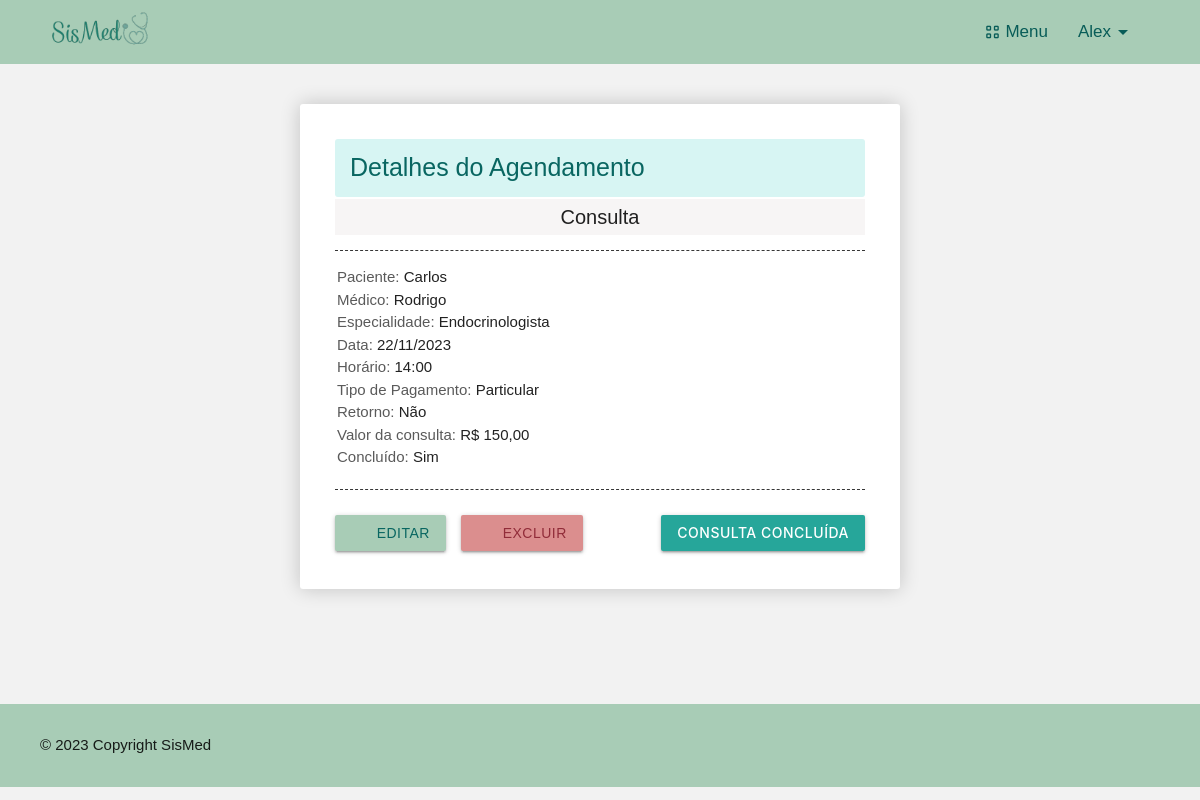
The page /detalhes/agendamento/4 (signed in) on the database its author committed.
### cadastros/models.py (models this page shows, shortened)
class Agendamento(models.Model):
    tipo_agendamento = models.CharField(max_length=12, default='Consulta', choices=tipo_agendamento_opcoes, verbose_name='Tipo de agendamento')
    procedimento = models.CharField(max_length=50, null=True, blank=True)
    data = models.DateField(null=True)
    horario = models.TimeField(null=True, verbose_name='Horário')
    paciente = models.ForeignKey(Paciente, on_delete=models.PROTECT)
    medico = models.ForeignKey(Medico, on_delete=models.PROTECT)
    tipo_pagamento = models.CharField(max_length=10, default='Particular', choices=tipo_pagamento_opcoes, verbose_name='Tipo de pagamento')
    retorno = models.BooleanField(default=False, choices=boolean_opcoes)
    valor = models.DecimalField(max_digits=8, decimal_places=2, verbose_name='Valor')
    concluido = models.BooleanField(default=False, null=True)

class Paciente(models.Model):
    nome_completo = models.CharField(max_length=100, verbose_name='Nome Completo')
    data_nascimento = models.DateField(verbose_name='Data de Nascimento')
    rg = models.CharField(max_length=13, verbose_name='RG', unique=True)
    cpf = models.CharField(max_length=14, verbose_name='CPF', unique=True)
    sexo = models.CharField(max_length=1, choices=sexo_opcoes, null=True)
    endereco = models.OneToOneField(Endereco, null=True, on_delete=models.PROTECT)
    telefone = models.CharField(max_length=15)
    email = models.CharField(max_length=50)
    data_cadastro = models.DateField(verbose_name='Data de Cadastro')
    informacoes_medicas = models.TextField(verbose_name='Informações Médicas')
    foto =  models.ImageField(upload_to='fotos_pacientes', blank=True, null=True)
    def __str__(self):
        return f'{self.nome_completo}'
    """def __str__(self):
        return f'{self.nome_completo} {self.data_nascimento} {self.rg} {self.cpf} {self.endereco} {self.telefone} {self.email} {self.data_cadastro} {self.informacoes_medicas}'"""

class Medico(models.Model):
    nome_completo = models.CharField(max_length=100, verbose_name='Nome Completo')
    data_nascimento = models.DateField(verbose_name='Data de Nascimento')
    rg = models.CharField(max_length=13, verbose_name='RG', unique=True)
    cpf = models.CharField(max_length=14, verbose_name='CPF', unique=True)
    crm = models.CharField(null=True, max_length=14, verbose_name='CRM', unique=True)
    sexo = models.CharField(max_length=1, choices=sexo_opcoes, null=True)
    endereco = models.OneToOneField(Endereco, null=True, on_delete=models.PROTECT)
    telefone = models.CharField(max_length=15, unique=True)
    email = models.CharField(max_length=50, unique=True)
    data_cadastro = models.DateField(verbose_name='Data de Cadastro')
    especialidade = models.ForeignKey(Especialidade, on_delete=models.PROTECT)
    foto =  models.ImageField(upload_to='fotos_medicos', blank=True, null=True)
    usuario = models.OneToOneField(User, null=True, on_delete=models.DO_NOTHING)
    def __str__(self):
        return f'{self.nome_completo} - {self.especialidade}'
    """def __str__(self):
        return f'{self.nome_completo} {self.data_nascimento} {self.rg} {self.cpf} {self.crm} {self.endereco} {self.telefone} {self.email} {self.data_cadastro} {self.especialidade}'"""

class Especialidade(models.Model):
    especialidade = models.CharField(max_length=30, unique=True)
    valor_consulta = models.DecimalField(max_digits=8, decimal_places=2, null=True)

### paginas/views.py (the view)
# urls.py: path('detalhes/agendamento/<int:pk>', Detalhes_Agendamento.as_view(), name='detalhes_agendamento'),
class Detalhes_Agendamento(LoginRequiredMixin, GrupoMixin, DetailView):
    login_url = reverse_lazy('login')
    model = Agendamento
    template_name = 'paginas/listas/detalhes_agendamento.html'

### paginas/views.py (called while the page is built)
    def get_context_data(self, **kwargs):
        context = super().get_context_data(**kwargs)
        user = self.request.user
        is_admin = user.groups.filter(name='Administrador').exists()
        is_medico = user.groups.filter(name='Medico').exists()
        context['is_admin'] = is_admin
        context['is_medico'] = is_medico
        return context

### paginas/templates/paginas/listas/detalhes_agendamento.html (shortened to what this page needs)
{% extends 'paginas/index.html' %}
{% load static %}
{% block styles %}
    <link rel="stylesheet" href="{% static 'css/listar.css' %}">
    <link rel="stylesheet" href="{% static 'css/agenda.css' %}">
{% endblock %}
{% block content %}
    <div class="row" id="detalha-agend">
        <h4>Detalhes do Agendamento</h4> <br>
        <div id="cabecalho">
            <p>{{agendamento.tipo_agendamento}}</p>
        </div>
        <div id="consultas-agend">
            <div id="consultas-agend-box">
                <p><span>Paciente: </span> {{agendamento.paciente.nome_completo}}</p>
                <p><span>Médico: </span> {{agendamento.medico.nome_completo}}</p>
                <p><span>Especialidade: </span> {{agendamento.medico.especialidade.especialidade}}</p>
                <p><span>Data: </span> {{agendamento.data|date:'d/m/Y'}}</p>
                <p><span>Horário: </span> {{agendamento.horario}}</p>
                <p><span>Tipo de Pagamento: </span> {{agendamento.tipo_pagamento}}</p>
                {% if agendamento.tipo_agendamento == 'Consulta' %}
                    {% if agendamento.retorno == False %}
                        <p><span>Retorno: </span> Não</p>
                    {% else %}
                        <p><span>Retorno: </span> Sim</p>
                    {% endif %}
                    <p><span>Valor da consulta: </span> R$ {{agendamento.valor}}</p>
                {% else %}
                    <p><span>Valor do procedimento: </span> R$ {{agendamento.valor}}</p>
                {% endif %}
                <p><span>Concluído: </span> {% if agendamento.concluido %} Sim {% else %} Não {% endif %}</p>
            </div>
        </div>
        <div class="botoes-box">
            <div id="btn_box">
                <a href="{% url 'editar-agendamento' agendamento.pk %}" class="btn btn-sm btn-editar">
                    <i class="fa-solid fa-pencil"></i> Editar
                </a>
                <a href="{% url 'excluir-agendamento' agendamento.pk %}" class="btn btn-sm btn-excluir">
                    <i class="fa-solid fa-trash-can"></i> Excluir
                </a>
            </div> &nbsp;
            {% if is_medico %}
                {% if agendamento.tipo_agendamento == 'Consulta' and not agendamento.concluido %}
                    <a href="{% url 'registrar-atendimento' agendamento.pk %}" class="btn btn-sm">Concluir  Consulta</a>
                {% elif agendamento.tipo_agendamento == 'Consulta' and agendamento.concluido %}
                    <button class="btn btn-sm" class="concluido">Consulta Concluída</button>
                {% elif agendamento.tipo_agendamento == 'Procedimento' and not agendamento.concluido %}
                        <form action="{% url 'concluir-procedimento' %}" method="POST">
                            {% csrf_token %}
                            <input type="hidden" name="agendamento_id" value="{{agendamento.id}}">
                            <button type="submit" class="btn btn-sm" id="concluir-procedimento">Concluir Procedimento</button>
                        </form>
                {% else %}
                    <button class="btn btn-sm" class="concluido">Procedimento Concluído</button>
                {% endif %}
            {% else %}
                <a class="btn btn-gerar-recibo" href="{% url 'gerar-recibo-pdf' agendamento.pk %}" id="gerar-recibo">Gerar Recibo</a>
            {% endif %}
        </div>
    </div>
{% endblock %}

### paginas/templates/paginas/index.html (shortened to what this page needs)
{% load static %}
<!DOCTYPE html>
<html lang="pt-br">
<head>
    <link rel="stylesheet" href="https://cdnjs.cloudflare.com/ajax/libs/materialize/1.0.0/css/materialize.min.css">
    <link rel="stylesheet" href="{% static 'css/estilo.css' %}">
    <link rel="stylesheet" href="{% static 'css/style_dash.css' %}">
    {% block styles %}
    {% endblock %}
</head>
<body>
{% block head %}
<header>
    <a href="#" class="brand-logo">
        <img id="logo" src="{% static 'img/SisMed-logo.png' %}" alt="SisMed logo" class="responsive-img" style="max-height: 60px;">
    </a>
  <nav class="navbar-nav">
    <div class="nav-wrapper" >
            <ul id="nav-mobile" class="right hide-on-med-and-down">
                {% if request.user.is_authenticated %}
                    <li class="dropdown-trigger black-text" data-target="dropdown1">
                        <span class="icons material-symbols-outlined" id="view-cozy">View_Cozy</span>
                        Menu
                    </li>
                    <li id="drop-user" class="dropdown-trigger black-text" data-target="dropdown3"> {{ request.user }}
                        <span class="material-symbols-outlined">arrow_drop_down</span>
                    </li>
                {% else %}
                    <li><a class="black-text" id="login-option" href="{% url 'login' %}">Login</a></li>
                {% endif %}
            </ul>
        </div>
    </nav>
</header>
{% endblock %}
{% block main %}
<main>
    <div class="container" id="main-container">
        {% block content %}{% endblock %}
    </div>
</main>
{% endblock %}
{% block footer %}
<footer>
    <div class="col-12" id="copyright">
        <p>&copy; 2023 Copyright SisMed</p>
    </div>
</footer>
{% endblock %}
</body>
</html>

### static/css/estilo.css (style rules this page uses)
* { margin: 0; padding: 0; }
body { background-color: #f2f2f2; }
h4 { color: #096661; }
header { height: 64px; background-color: #a8ccb6; display: flex; align-items: center; justify-content: space-between; padding-left: 50px; padding-right: 65px; }
header #logo { width: 110px; }
.navbar-nav { background-color: #a8ccb6; box-shadow: none; justify-content: space-between; }
#drop-user { text-transform: capitalize; }
.dropdown-trigger { display: flex; align-items: center; margin-left: 30px; font-size: 17px; color: #085c58 !important; }
.icons { margin-right: 4px; font-size: 18px; }
#drop-user { font-weight: 500; }
main { min-height: 80vh; }
.container { padding-block: 20px; }
footer { background-color: #a8ccb6; padding-inline: 40px; padding-block: 30px; }
#copyright { display: flex; justify-content: space-between; }

### static/css/style_dash.css (style rules this page uses)
body { font-family: Arial, sans-serif; }

### static/css/listar.css (style rules this page uses)
.container { padding-block: 40px; }
.btn-sm { font-weight: 500; }
.btn-editar { background-color: #a8ccb6; color: #096661; }
.btn-excluir { background-color: #db8e8e; color: #912c39; border: 0; }

### paginas/templates/paginas/listas/detalhes_agendamento.html (style rules this page uses)
.container { display: flex; flex-direction: column; justify-content: center; align-items: center; }
#detalha-agend { width: 600px; background-color: #fff; padding: 35px; border-radius: 3px; box-shadow: 0 0 20px rgba(0, 0, 0, 0.2); padding-bottom: 38px; }
#detalha-agend h4 { margin: 0; background-color: #d7f5f3; padding: 15px; border-radius: 3px; font-size: 25px; margin-bottom: 0; }
#consultas-agend { display: flex; justify-content: space-between; padding-inline: 2px; margin-top: 15px; margin-bottom: 20px; padding-top: 15px; border-top: 1px dashed #363636; }
#consultas-agend p span { font-weight: 500; color: #5a5a5a; }
#cabecalho { display: flex; justify-content: center; align-items: center; margin-top: -20px; padding-inline: 10px; padding-block: 3px; background-color: #f7f5f5; }
#cabecalho p { font-size: 20px; }
.botoes-box { display: flex; justify-content: space-between; gap: 10px; border-top: 1px dashed #363636; }
.botoes-box .btn { margin-top: 25px; display: flex; gap: 10px; }
#btn_box { display: flex; gap: 15px; }

### rows shown on the page
Agendamento: tipo_agendamento "Consulta", paciente.nome_completo "Carlos", medico.nome_completo "Rodrigo", medico.especialidade.especialidade "Endocrinologista", data "22/11/2023", horario "14:00", tipo_pagamento "Particular", valor "150,00"

### other values the page prints
{{ request.user }} "Alex"
